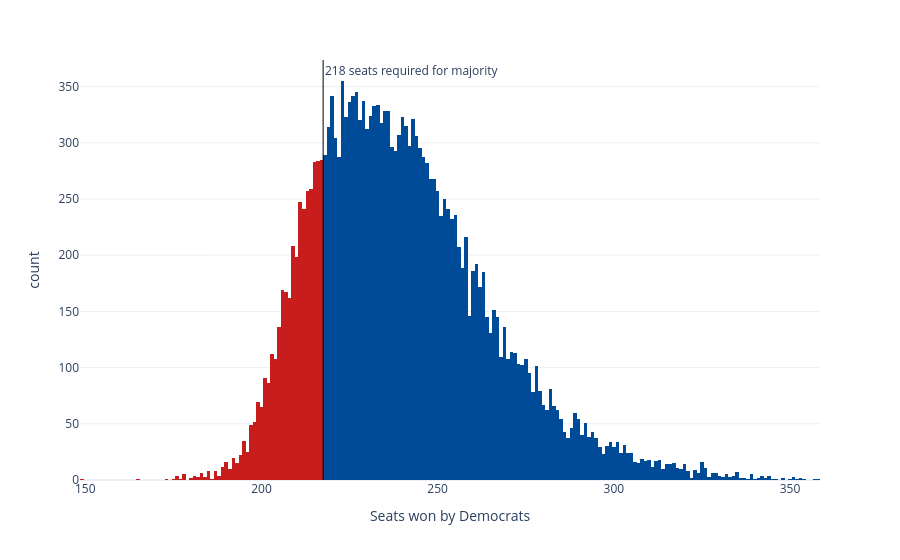

Notebook code for this chart:
### Code cell
sims_hist = px.histogram(seat_sims, x='seats', nbins=np.unique(seat_sims['seats']).shape[0]*2, color='winner',
                         color_discrete_map={'Democrats': '#004b97', 'Republicans': '#c71e1d'},
                         labels={'seats':'Seats won by Democrats', 'winner': 'Winner'}, template='plotly_white')
sims_hist.update_traces(showlegend=False)
sims_hist.add_vline(x=217.5, line_width=1, line_color='black', annotation_text='218 seats required for majority', 
                    annotation_position='top right')
sims_hist

### Figure 1 — Plotly figure (JSON) as saved in the notebook; plotly's stock layout.template omitted (floating-point values rounded to 4 significant figures; data arrays with more than 128 entries replaced by an {"elided": "..."} marker saying what was removed)
{"data": [{"bingroup": "x", "hovertemplate": "Winner=Republicans<br>Seats won by Democrats=%{x}<br>count=%{y}<extra></extra>", "legendgroup": "Republicans", "marker": {"color": "#c71e1d", "pattern": {"shape": ""}}, "name": "Republicans", "nbinsx": 364, "orientation": "v", "showlegend": false, "type": "histogram", "x": {"elided": "3736 int values"}, "xaxis": "x", "yaxis": "y"}, {"bingroup": "x", "hovertemplate": "Winner=Democrats<br>Seats won by Democrats=%{x}<br>count=%{y}<extra></extra>", "legendgroup": "Democrats", "marker": {"color": "#004b97", "pattern": {"shape": ""}}, "name": "Democrats", "nbinsx": 364, "orientation": "v", "showlegend": false, "type": "histogram", "x": {"elided": "16264 int values"}, "xaxis": "x", "yaxis": "y"}], "layout": {"annotations": [{"showarrow": false, "text": "218 seats required for majority", "x": 217.5, "xanchor": "left", "xref": "x", "y": 1, "yanchor": "top", "yref": "y domain"}], "barmode": "relative", "legend": {"title": {"text": "Winner"}, "tracegroupgap": 0}, "margin": {"t": 60}, "shapes": [{"line": {"color": "black", "width": 1}, "type": "line", "x0": 217.5, "x1": 217.5, "xref": "x", "y0": 0, "y1": 1, "yref": "y domain"}], "xaxis": {"anchor": "y", "domain": [0, 1], "title": {"text": "Seats won by Democrats"}}, "yaxis": {"anchor": "x", "domain": [0, 1], "title": {"text": "count"}}}}
